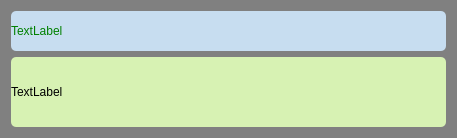
<?xml version="1.0" encoding="UTF-8"?>
<ui version="4.0">
 <class>Form</class>
 <widget class="QWidget" name="Form">
  <property name="geometry">
   <rect>
    <x>0</x>
    <y>0</y>
    <width>457</width>
    <height>138</height>
   </rect>
  </property>
  <property name="windowTitle">
   <string>Form</string>
  </property>
  <property name="styleSheet">
   <string notr="true">background-color: gray;
border-radius: 5px;</string>
  </property>
  <layout class="QVBoxLayout" name="verticalLayout">
   <item>
    <widget class="QLabel" name="labelTitle">
     <property name="minimumSize">
      <size>
       <width>435</width>
       <height>40</height>
      </size>
     </property>
     <property name="maximumSize">
      <size>
       <width>435</width>
       <height>40</height>
      </size>
     </property>
     <property name="styleSheet">
      <string notr="true">background-color: #c7ddf0;
font: 12pt &quot;Segoe UI&quot;;
color: green;</string>
     </property>
     <property name="text">
      <string>TextLabel</string>
     </property>
    </widget>
   </item>
   <item>
    <widget class="QLabel" name="labelContent">
     <property name="styleSheet">
      <string notr="true">background-color: #d7f2b3;
font: 10pt &quot;Segoe UI&quot;;</string>
     </property>
     <property name="text">
      <string>TextLabel</string>
     </property>
    </widget>
   </item>
  </layout>
 </widget>
 <resources/>
 <connections/>
</ui>
